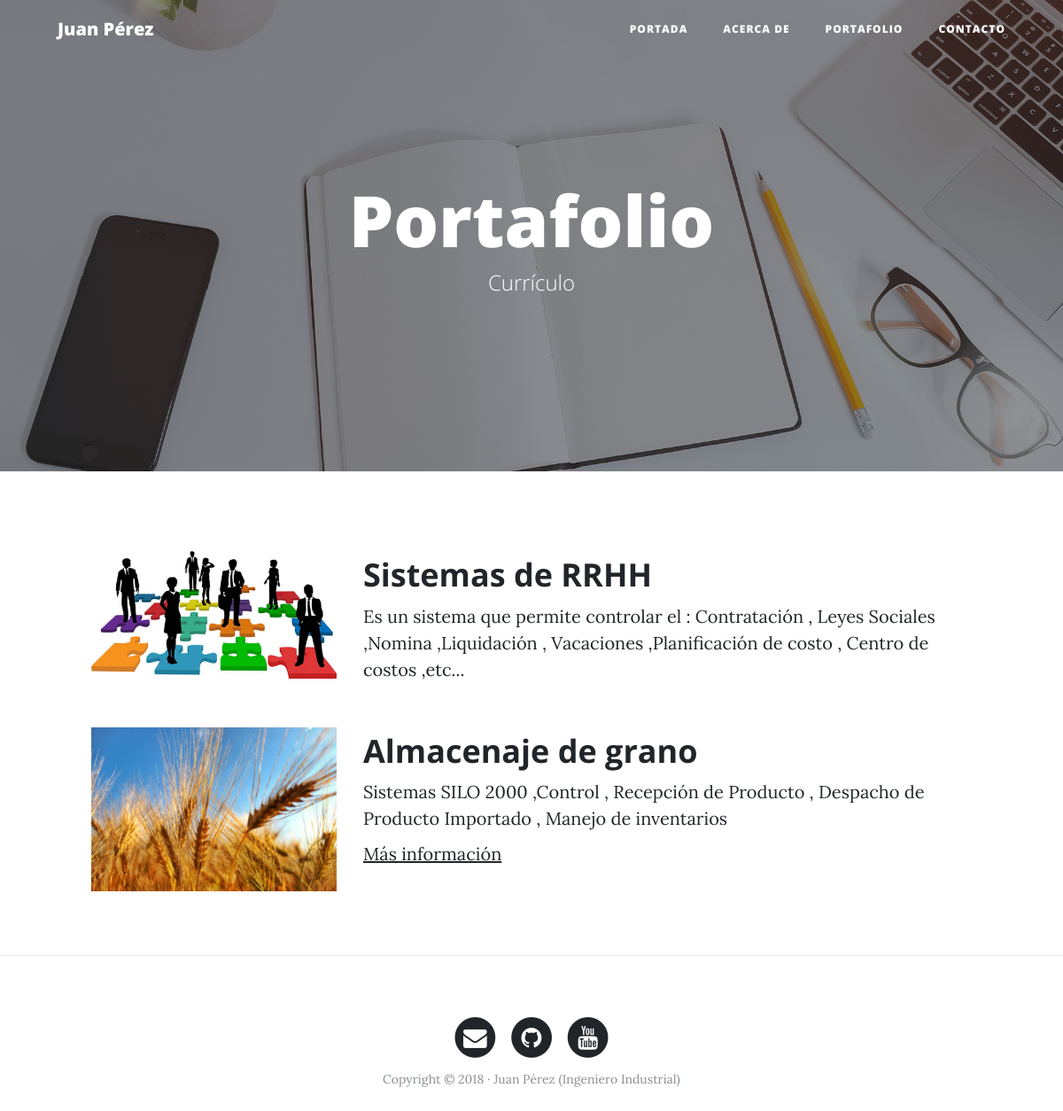
The page /portafolio/ on the database its author committed.
### portfolio/models.py (models this page shows, shortened)
class Project(models.Model):
    title = models.CharField(max_length=200, verbose_name = "Titulo")
    descripcion = models.TextField(verbose_name ="Descripcion")
    image = models.ImageField(verbose_name = "Imagen",upload_to= "projects")
    created = models.DateTimeField(auto_now_add=True,verbose_name ="Fecha de Creción")
    updated = models.DateTimeField(auto_now=True, verbose_name = "Fecha de Edicion")
    urlfield = models.URLField(verbose_name="Dirrecion Web", null= True, blank = True)
    class Meta:
        verbose_name = 'proyecto'
        verbose_name_plural = 'proyectos'
        ordering = ["-created"]

### portfolio/views.py (the view)
# urls.py: path("portafolio/", portfolio_views.portafolio, name="portafolio"),
def portafolio(request):
    projects = Project.objects.all()
    return render(request, "portfolio/portafolio.html", {'projects' : projects})

### portfolio/templates/portfolio/portafolio.html (shortened to what this page needs)
{% extends 'core/base.html' %}
{% block background %}   {% load static %}    {% static 'core/img/portfolio-bg.jpg' %}{% endblock %}
{% block header %}
    <h1>Portafolio</h1>
	              <span class="subheading">Currículo</span>
 {% endblock %}
{% block content %}
	{% for project in projects %}
	      <div class="row project">
	      	<div class="col-lg-3 col-md-4 offset-lg-1">
			      <img class="img-fluid" src="{{project.image.url}}" alt="">
	      	</div>
	        <div class="col-lg-7 col-md-8">
	      		<h2 class="section-heading title">{{project.title}}</h2>
	          <p>{{project.descripcion}}</p>
	          {% if project.urlfield != null %} <p><a href={{project.urlfield}}>Más información</a></p>{% endif %}
	      	</div>
	      </div>
	{% endfor %}
{% endblock %}

### core/templates/core/base.html (shortened to what this page needs)
<!DOCTYPE html>
<html lang="es">
  <head>
  {% load static %}
    <link href="{% static 'core/vendor/bootstrap/css/bootstrap.min.css' %}" rel="stylesheet">
    <link href="{% static 'core/vendor/font-awesome/css/font-awesome.min.css' %}" rel="stylesheet" type="text/css">
    <link href="{% static 'core/css/clean-blog.min.css' %}" rel="stylesheet">
  </head>
  <body>
    <nav class="navbar navbar-expand-lg navbar-light fixed-top" id="mainNav">
      <div class="container">
        <a class="navbar-brand" href="{% url 'home' %}">Juan Pérez</a>
        <div class="collapse navbar-collapse" id="navbarResponsive">
          <ul class="navbar-nav ml-auto">
            <li class="nav-item">
              <a class="nav-link" href="{% url 'home' %}">Portada</a>
            </li>
            <li class="nav-item">
              <a class="nav-link" href="{% url 'about' %}">Acerca de</a>
            </li>
            <li class="nav-item">
              <a class="nav-link" href="{% url 'portafolio' %}">Portafolio</a>
            </li>
            <li class="nav-item">
              <a class="nav-link" href="{% url 'contact' %}">Contacto</a>
            </li>
          </ul>
        </div>
      </div>
    </nav>
    <header class="masthead" style="background-image: url('{% block background %}{% endblock %} ')">
      <div class="overlay"></div>
      <div class="container">
        <div class="row">
          <div class="col-lg-8 col-md-10 mx-auto">
            <div class="site-heading">
              {% block header %}{% endblock %}
            </div>
          </div>
        </div>
      </div>
    </header>
    {% block content %} {% endblock %}
{% if request.path != "/" %} <hr> {% endif %}
    <footer>
      <div class="container">
        <div class="row">
          <div class="col-lg-8 col-md-10 mx-auto">
            <ul class="list-inline text-center">
              <li class="list-inline-item">
                <a href="#">
                  <span class="fa-stack fa-lg">
                    <i class="fa fa-circle fa-stack-2x"></i>
                    <i class="fa fa-envelope fa-stack-1x fa-inverse"></i>
                  </span>
                </a>
              </li>
              <li class="list-inline-item">
                <a href="#">
                  <span class="fa-stack fa-lg">
                    <i class="fa fa-circle fa-stack-2x"></i>
                    <i class="fa fa-github fa-stack-1x fa-inverse"></i>
                  </span>
                </a>
              </li>
              <li class="list-inline-item">
                <a href="#">
                  <span class="fa-stack fa-lg">
                    <i class="fa fa-circle fa-stack-2x"></i>
                    <i class="fa fa-youtube fa-stack-1x fa-inverse"></i>
                  </span>
                </a>
              </li>
            </ul>
            <p class="copyright text-muted">Copyright &copy; 2018 · Juan Pérez (Ingeniero Industrial) </p>
          </div>
        </div>
      </div>
    </footer>
  </body>
</html>

### rows shown on the page
Project: image (picture), title "Sistemas de RRHH", descripcion "Es un sistema que permite controlar el : Contratación , Leyes Sociales ,Nomina ,Liquidación , Vacaciones ,Planificación de costo , Centro de costos ,etc..."
Project: image (picture), title "Almacenaje de grano", descripcion "Sistemas SILO 2000 ,Control , Recepción de Producto , Despacho de Producto Importado , Manejo de inventarios"
